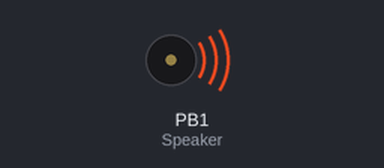
This sketch was run on a simulated ATtiny85, built with avr-gcc and run on an emulated ATtiny85. Shown: buzzer (waves = sounding).

Above: at 0.02 s.
Timing chart, 0 to 3.0 s (numbered marks = the images above):
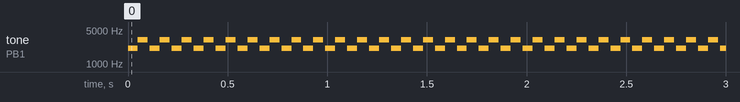

The sketch:

attiny_tone_generator.ino
```cpp
/* TinyTone for ATtiny85 */
//clock 1mhz internal
//usbasp programmer

// Notes
const int Note_C  = 239;
const int Note_CS = 225;
const int Note_D  = 213;
const int Note_DS = 201;
const int Note_E  = 190;
const int Note_F  = 179;
const int Note_FS = 169;
const int Note_G  = 159;
const int Note_GS = 150;
const int Note_A  = 142;
const int Note_AS = 134;
const int Note_B  = 127;

int Speaker = 1;

void setup()
{
  pinMode(Speaker, OUTPUT);
}

void loop()
{
  playTune();
  delay(10);
}

void TinyTone(unsigned char divisor, unsigned char octave, unsigned long duration)
{
  TCCR1 = 0x90 | (8-octave); // for 1MHz clock
  // TCCR1 = 0x90 | (11-octave); // for 8MHz clock
  OCR1C = divisor-1;         // set the OCR
  delay(duration);
  TCCR1 = 0x90;              // stop the counter
}

// Play a scale
void playTune(void)
{
 TinyTone(Note_C, 4, 50);
 //TinyTone(Note_D, 4, 500);
 //TinyTone(Note_E, 4, 500);
 //TinyTone(Note_F, 4, 500);
 TinyTone(Note_G, 4, 50);
 //TinyTone(Note_A, 4, 500);
 //TinyTone(Note_B, 4, 500);
 //TinyTone(Note_C, 5, 500);
}
```

Measured:
- by itself, tone on PB1 (Speaker): repeats every 0.11 s: 3145 Hz 0.05 s, silent 0.01 s, 2092 Hz 0.05 s
